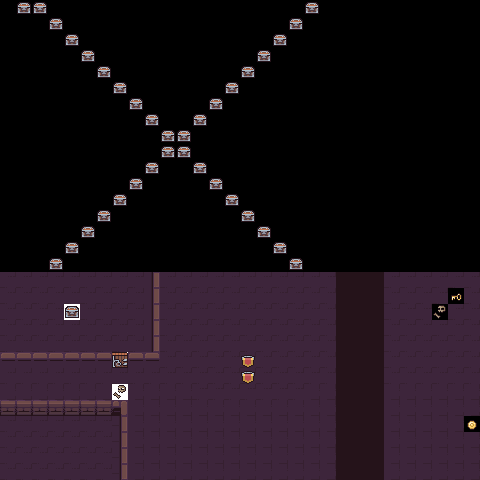

A 2D game scene composited from a Tiled map and its tileset images. What follows is a short description and the map's XML, with every tile layer's data as written:
An orthogonal 30x30 tile map with 16x16 px tiles, 2 tile layers (Grass, Obstacles), 3 tilesets.

<map version="1.2" tiledversion="1.2.5" orientation="orthogonal" renderorder="right-down" width="30" height="30" tilewidth="16" tileheight="16" infinite="0" nextlayerid="8" nextobjectid="3">
 <tileset firstgid="1" source="_official_Dungeon_Tileset.tsx" />
 <tileset firstgid="101" source="Dungeon_Tileset_edited.tsx" />
 <tileset firstgid="201" source="spritesheet.tsx" />
 <layer id="6" name="Grass" width="30" height="30">
  <data encoding="csv">
0,85,85,0,0,0,0,0,0,0,0,0,0,0,0,0,0,0,0,85,0,0,0,0,0,0,0,0,0,0,
0,0,0,85,0,0,0,0,0,0,0,0,0,0,0,0,0,0,85,0,0,0,0,0,0,0,0,0,0,0,
0,0,0,0,85,0,0,0,0,0,0,0,0,0,0,0,0,85,0,0,0,0,0,0,0,0,0,0,0,0,
0,0,0,0,0,85,0,0,0,0,0,0,0,0,0,0,85,0,0,0,0,0,0,0,0,0,0,0,0,0,
0,0,0,0,0,0,85,0,0,0,0,0,0,0,0,85,0,0,0,0,0,0,0,0,0,0,0,0,0,0,
0,0,0,0,0,0,0,85,0,0,0,0,0,0,85,0,0,0,0,0,0,0,0,0,0,0,0,0,0,0,
0,0,0,0,0,0,0,0,85,0,0,0,0,85,0,0,0,0,0,0,0,0,0,0,0,0,0,0,0,0,
0,0,0,0,0,0,0,0,0,85,0,0,85,0,0,0,0,0,0,0,0,0,0,0,0,0,0,0,0,0,
0,0,0,0,0,0,0,0,0,0,85,85,0,0,0,0,0,0,0,0,0,0,0,0,0,0,0,0,0,0,
0,0,0,0,0,0,0,0,0,0,85,85,0,0,0,0,0,0,0,0,0,0,0,0,0,0,0,0,0,0,
0,0,0,0,0,0,0,0,0,85,0,0,85,0,0,0,0,0,0,0,0,0,0,0,0,0,0,0,0,0,
0,0,0,0,0,0,0,0,85,0,0,0,0,85,0,0,0,0,0,0,0,0,0,0,0,0,0,0,0,0,
0,0,0,0,0,0,0,85,0,0,0,0,0,0,85,0,0,0,0,0,0,0,0,0,0,0,0,0,0,0,
0,0,0,0,0,0,85,0,0,0,0,0,0,0,0,85,0,0,0,0,0,0,0,0,0,0,0,0,0,0,
0,0,0,0,0,85,0,0,0,0,0,0,0,0,0,0,85,0,0,0,0,0,0,0,0,0,0,0,0,0,
0,0,0,0,85,0,0,0,0,0,0,0,0,0,0,0,0,85,0,0,0,0,0,0,0,0,0,0,0,0,
0,0,0,85,0,0,0,0,0,0,0,0,0,0,0,0,0,0,85,0,0,0,0,0,0,0,0,0,0,0,
107,107,107,107,107,107,107,107,107,131,107,107,107,107,107,107,107,107,107,107,107,79,79,79,107,107,107,107,107,107,
107,107,107,107,107,107,107,107,107,131,107,107,107,107,107,107,107,107,107,107,107,79,79,79,107,107,107,107,100,107,
107,107,107,107,185,107,107,107,107,131,107,107,107,107,107,107,107,107,107,107,107,79,79,79,107,107,107,78,107,107,
107,107,107,107,107,107,107,107,107,131,107,107,107,107,107,107,107,107,107,107,107,79,79,79,107,107,107,107,107,107,
107,107,107,107,107,107,107,107,107,131,107,107,107,107,107,107,107,107,107,107,107,79,79,79,107,107,107,107,107,107,
142,142,142,142,142,142,142,138,142,142,107,107,107,107,107,107,107,107,107,107,107,79,79,79,107,107,107,107,107,107,
107,107,107,107,107,107,107,107,107,107,107,107,107,107,107,107,107,107,107,107,107,79,79,79,107,107,107,107,107,107,
117,117,117,117,117,117,117,178,117,117,117,117,107,107,107,107,107,107,107,117,117,79,79,79,117,117,117,117,117,117,
3,3,3,3,3,3,3,156,117,117,117,117,117,117,117,117,117,117,117,117,117,79,79,79,117,117,117,117,117,117,
7,7,7,7,7,7,7,111,117,117,117,117,117,117,117,117,117,117,117,117,117,79,79,79,117,117,117,117,117,87,
7,7,7,7,7,7,7,111,117,117,117,117,117,117,117,117,117,117,117,117,117,79,79,79,117,117,117,117,117,117,
7,7,7,7,7,7,7,111,117,117,117,117,117,117,117,117,117,117,117,117,117,79,79,79,117,117,117,117,117,117,
7,7,7,7,7,7,7,111,117,117,117,117,117,117,117,117,117,117,117,117,117,79,79,79,117,117,117,117,117,117
</data>
 </layer>
 <layer id="7" name="Obstacles" width="30" height="30">
  <data encoding="csv">
0,0,0,0,0,0,0,0,0,0,0,0,0,0,0,0,0,0,0,0,0,0,0,0,0,0,0,0,0,0,
0,0,0,0,0,0,0,0,0,0,0,0,0,0,0,0,0,0,0,0,0,0,0,0,0,0,0,0,0,0,
0,0,0,0,0,0,0,0,0,0,0,0,0,0,0,0,0,0,0,0,0,0,0,0,0,0,0,0,0,0,
0,0,0,0,0,0,0,0,0,0,0,0,0,0,0,0,0,0,0,0,0,0,0,0,0,0,0,0,0,0,
0,0,0,0,0,0,0,0,0,0,0,0,0,0,0,0,0,0,0,0,0,0,0,0,0,0,0,0,0,0,
0,0,0,0,0,0,0,0,0,0,0,0,0,0,0,0,0,0,0,0,0,0,0,0,0,0,0,0,0,0,
0,0,0,0,0,0,0,0,0,0,0,0,0,0,0,0,0,0,0,0,0,0,0,0,0,0,0,0,0,0,
0,0,0,0,0,0,0,0,0,0,0,0,0,0,0,0,0,0,0,0,0,0,0,0,0,0,0,0,0,0,
0,0,0,0,0,0,0,0,0,0,0,0,0,0,0,0,0,0,0,0,0,0,0,0,0,0,0,0,0,0,
0,0,0,0,0,0,0,0,0,0,0,0,0,0,0,0,0,0,0,0,0,0,0,0,0,0,0,0,0,0,
0,0,0,0,0,0,0,0,0,0,0,0,0,0,0,0,0,0,0,0,0,0,0,0,0,0,0,0,0,0,
0,0,0,0,0,0,0,0,0,0,0,0,0,0,0,0,0,0,0,0,0,0,0,0,0,0,0,0,0,0,
0,0,0,0,0,0,0,0,0,0,0,0,0,0,0,0,0,0,0,0,0,0,0,0,0,0,0,0,0,0,
0,0,0,0,0,0,0,0,0,0,0,0,0,0,0,0,0,0,0,0,0,0,0,0,0,0,0,0,0,0,
0,0,0,0,0,0,0,0,0,0,0,0,0,0,0,0,0,0,0,0,0,0,0,0,0,0,0,0,0,0,
0,0,0,0,0,0,0,0,0,0,0,0,0,0,0,0,0,0,0,0,0,0,0,0,0,0,0,0,0,0,
0,0,0,0,0,0,0,0,0,0,0,0,0,0,0,0,0,0,0,0,0,0,0,0,0,0,0,0,0,0,
0,0,0,0,0,0,0,0,0,0,0,0,0,0,0,0,0,0,0,0,0,0,0,0,0,0,0,0,0,0,
0,0,0,0,0,0,0,0,0,0,0,0,0,0,0,0,0,0,0,0,0,0,0,0,0,0,0,0,0,0,
0,0,0,0,0,0,0,0,0,0,0,0,0,0,0,0,0,0,0,0,0,0,0,0,0,0,0,0,0,0,
0,0,0,0,0,0,0,0,0,0,0,0,0,0,0,0,0,0,0,0,0,0,0,0,0,0,0,0,0,0,
0,0,0,0,0,0,0,0,0,0,0,0,0,0,0,0,0,0,0,0,0,0,0,0,0,0,0,0,0,0,
0,0,0,0,0,0,0,0,0,0,0,0,0,0,0,275,0,0,0,0,0,0,0,0,0,0,0,0,0,0,
0,0,0,0,0,0,0,0,0,0,0,0,0,0,0,275,0,0,0,0,0,0,0,0,0,0,0,0,0,0,
0,0,0,0,0,0,0,0,0,0,0,0,0,0,0,0,0,0,0,0,0,0,0,0,0,0,0,0,0,0,
0,0,0,0,0,0,0,0,0,0,0,0,0,0,0,0,0,0,0,0,0,0,0,0,0,0,0,0,0,0,
0,0,0,0,0,0,0,0,0,0,0,0,0,0,0,0,0,0,0,0,0,0,0,0,0,0,0,0,0,0,
0,0,0,0,0,0,0,0,0,0,0,0,0,0,0,0,0,0,0,0,0,0,0,0,0,0,0,0,0,0,
0,0,0,0,0,0,0,0,0,0,0,0,0,0,0,0,0,0,0,0,0,0,0,0,0,0,0,0,0,0,
0,0,0,0,0,0,0,0,0,0,0,0,0,0,0,0,0,0,0,0,0,0,0,0,0,0,0,0,0,0
</data>
 </layer>
</map>
